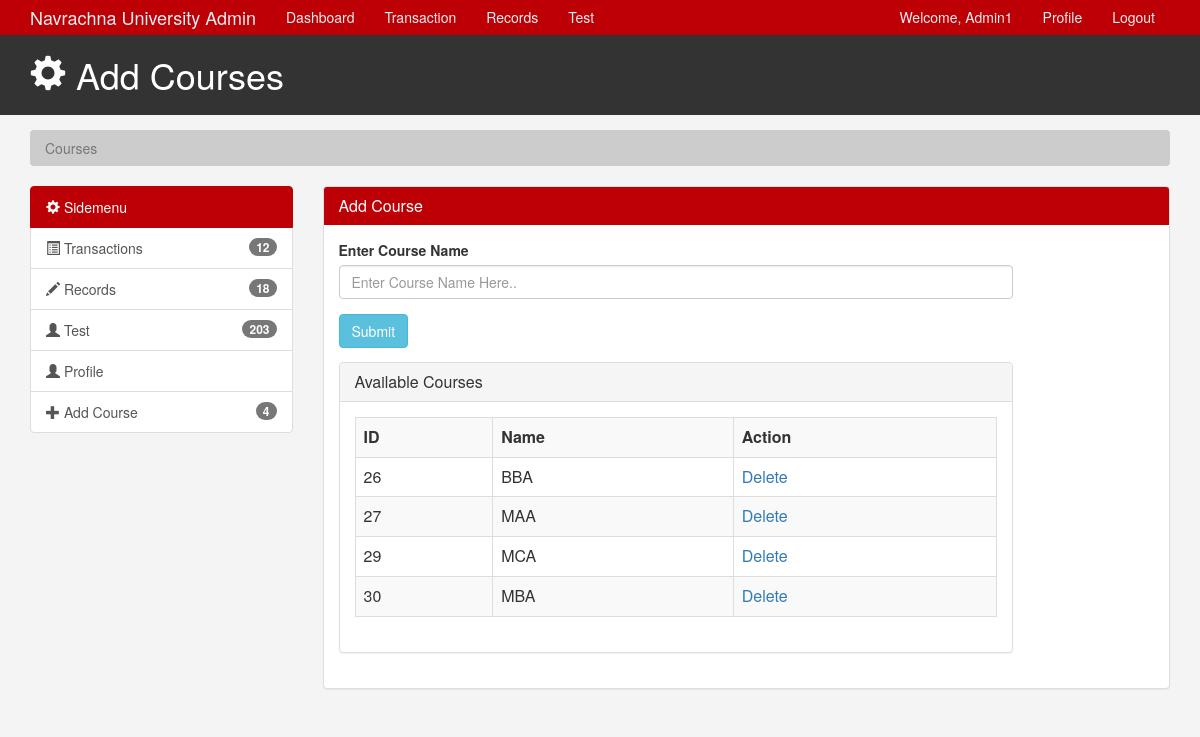
Page /admin/addCourse.php (signed in) on the committed database.
### tables this page shows
CREATE TABLE `courses` (
  `ID` int(2) NOT NULL,
  `coursename` varchar(20) DEFAULT NULL,
  `isActive` tinyint(1) DEFAULT NULL
);

### admin/addCourse.php (the view, shortened to what this page needs)
<?php
	if(isset($_SESSION['email']))
	{
    ?>
<html lang="en">
<head>
   <link href="css/bootstrap.min.css" rel="stylesheet">
   <link href="css/style.css" rel="stylesheet">
</head>
<body>
   <?php include'adminMenu.php' ?>
   <header id="header">
      <div class="container">
         <div class="row">
            <div class="col-md-10">
               <h1><span class="glyphicon glyphicon-cog" aria-hidden="true"></span> Add Courses </h1>
            </div>
         </div>
      </div>
   </header>
   <section id="breadcrumb">
      <div class="container">
         <ol class="breadcrumb">
            <li class="active">Courses</li>
         </ol>
      </div>
   </section>
   <?php include 'side-menu.php' ?>
   <div class="col-md-9">
      <div class="panel panel-default">
         <div class="panel-heading main-color-bg">
            <h3 class="panel-title">Add Course</h3>
         </div>
         <div class="panel-body">
            <div class="row">
               <div class="col-md-10">
                  <form action="adminLoginHandler.php" method="post">
                  <div class="form-group">
                     <label>Enter Course Name</label>
							        <input type="text" name='cname' placeholder="Enter Course Name Here.." class="form-control" required>
						      </div>
                     <input class="btn btn-info" type="submit" name="addCourse" value="Submit">
                     </form>
                     <div class="panel panel-default">
            <div class="panel-heading">
               <h3 class="panel-title">Available Courses</h3>
            </div>
            <div class="panel-body">
            <table class="table table-striped table-hover table-bordered">
               <tr>
                 <th>ID</th>
                 <th>Name</th>
                 <th>Action</th>
               </tr>
             <?php
             $mysqli = mysqli_connect($databaseHost,$databaseUsername,$databasePassword,$databaseName);
             $query = "SELECT * FROM courses ORDER BY id";
             $result = mysqli_query($mysqli,$query);
             while($addrow = mysqli_fetch_array($result))
               {
                 ?>
                 <tr>
                 <td><?php echo $addrow[0];?></td>
                 <td><?php echo $addrow[1];?></td>
                 <td> <a href='deleteCourse.php?id=<?php echo $addrow[0]; ?>'> Delete </a> </td>
                 </tr>
             <?php }
               ?>
            </table>
          </div>
      </div>
                  </div>
               </div>
               </div>
            </div>
         </div>
      </div>
   </div>
   </section>
   </html>
   <?php
  }
else{
?>
  <?php
header("Location: ../admin/");
}
?>

### admin/adminMenu.php (shortened to what this page needs)
<?php
	if(isset($_SESSION['email']))
	{
        $databaseHost = "localhost";
        $databaseUsername = "root";
        $databasePassword = "";
        $databaseName = "admission2018";
        $mysqli = new mysqli($databaseHost,$databaseUsername,$databasePassword,$databaseName);
        $query = "SELECT * FROM admins WHERE email = '{$_SESSION['email']}'";
        $result = $mysqli->query($query) or die($mysqli->error);
		if($result->num_rows > 0)
		{
			while($row = $result->fetch_assoc())
			{
				foreach($row as $val)
				{
                    $details[] = $val;
        }
      }
		}
	}
?>
    <nav class="navbar navbar-default">
    <div class="container">
      <div class="navbar-header">
        <a class="navbar-brand" href="admin.php">Navrachna University Admin</a>
      </div>
      <div id="navbar" class="collapse navbar-collapse">
        <ul class="nav navbar-nav">
          <li><a href="admin.php">Dashboard</a></li>
          <li><a href="#">Transaction</a></li>
          <li><a href="records.php">Records</a></li>
          <li><a href="test-questions.php">Test</a></li>
        </ul>
        <ul class="nav navbar-nav navbar-right">
          <li><a href="#">Welcome, <?php echo $details[1];?> </a></li>
          <li><a href="#"> Profile </a></li>
          <li><a href="logout.php">Logout</a></li>
        </ul>
      </div>
    </div>
  </nav>

### admin/css/style.css (style rules this page uses)
body { background:#f4f4f4; }
.navbar { min-height: 33px !important; margin-bottom:0; border-radius:0; }
.navbar-nav > li > a, .navbar-brand { padding-top:6px !important; padding-bottom:0 !important; height: 33px; }
.navbar-default { background-color: #BD0006; border-color: #BD0006; }
.navbar-default .navbar-brand { color: #ecf0f1; }
.navbar-default .navbar-nav > li > a { color: #ecf0f1; }
.navbar-default .navbar-collapse, .navbar-default .navbar-form { border-color: #ecf0f1; }
.main-color-bg { background-color: #BD0006 !important; border-color: #BD0006 !important; color:#ffffff !important; }
#header { background:#333333; color:#ffffff; padding-bottom: 10px; margin-bottom: 15px; }
.breadcrumb { background:#cccccc; color:#333333; }

### rows in the picture
courses: ID "26", coursename "BBA"
courses: ID "27", coursename "MAA"
courses: ID "29", coursename "MCA"
courses: ID "30", coursename "MBA"

### other values in the picture
$details[1] "Admin1"
$val "18"
$val2 "4"
